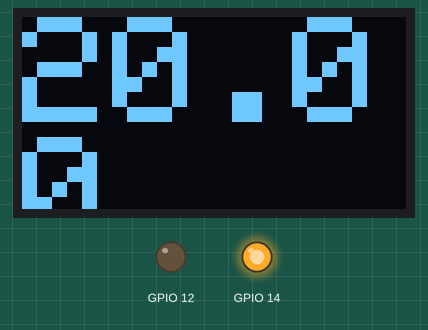
This sketch was run on a simulated ESP8266 (NodeMCU). On the bench: 128×64 one-colour display, output pins drawn as LEDs (lit = HIGH). WiFi joins after 1.5 s; servers stay silent unless stated; what the sketch prints to the serial monitor is not drawn.

Above: at 3.7 s.
Timing chart, 0 to 5.2 s (numbered marks = the images above):
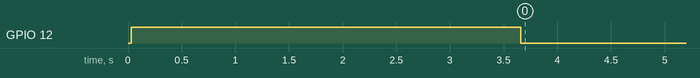

The sketch:

NodeMCUPinger1306.ino
```cpp
#include <ESP8266WiFi.h>
#include <ESP8266Ping.h>

// Libraries for SSD1306 OLED display
#include <SPI.h>
#include <Wire.h>
#include <Adafruit_GFX.h>
#include <Adafruit_SSD1306.h>

#define SCREEN_WIDTH 128 // OLED display width, in pixels
#define SCREEN_HEIGHT 64 // OLED display height, in pixels

// Declaration for an SSD1306 display connected to I2C (SDA, SCL pins)
#define OLED_RESET     -1 // Reset pin # (or -1 if sharing Arduino reset pin)
Adafruit_SSD1306 display(SCREEN_WIDTH, SCREEN_HEIGHT, &Wire, OLED_RESET);

const char* ssid = "YOUR_SSID";
const char* password = "YOUR_PASSWORD";

void setup() {
    // SSD1306_SWITCHCAPVCC = generate display voltage from 3.3V internally
  if(!display.begin(SSD1306_SWITCHCAPVCC, 0x3C)) {
    Serial.println(F("SSD1306 allocation failed"));
    for(;;); // Don't proceed, loop forever
  }

  // END OF DISPLAY SHIT
  Serial.begin(115200);
  pinMode(14, OUTPUT);
  pinMode(12, OUTPUT);
  digitalWrite(14, LOW);
  digitalWrite(12, HIGH);
  WiFi.begin(ssid, password);
  while (WiFi.status() != WL_CONNECTED) {
    delay(500); Serial.print(".");
  }
  Serial.println("\nWiFi connected");
  Serial.print("Local IP: "); Serial.println(WiFi.localIP());
  Serial.print("Gateway IP: "); Serial.println(WiFi.gatewayIP());
  IPAddress ip (8, 8, 8, 8); // The remote ip to ping
  delay(1000);
  pingIp(ip);
}

void loop() {
  IPAddress ip (8, 8, 8, 8); // The remote ip to ping
  pingIp(ip);
  delay(1000);
}

void displayText(String text) {
  display.clearDisplay();
  display.setTextSize(5); // Draw 2X-scale text
  display.setTextColor(WHITE);
  display.setCursor(0, 0);
  display.println(text);
  display.display();      // Show initial text
  delay(100);
}

void pingIp(IPAddress ip){
  Serial.print("Pinging IP:"); Serial.println(ip);
  if (Ping.ping(ip, 4)) {
    Serial.print("Ping success: ");
    int pingTime = Ping.averageTime();
    Serial.println(pingTime);
    displayText(String(Ping.averageTime()));
    digitalWrite(14, HIGH);
    digitalWrite(12, LOW);
  } else {
    Serial.println("Ping to gateway failed");
    displayText("FAILED");
    digitalWrite(14, LOW);
    digitalWrite(12, HIGH);
  }
}
```
